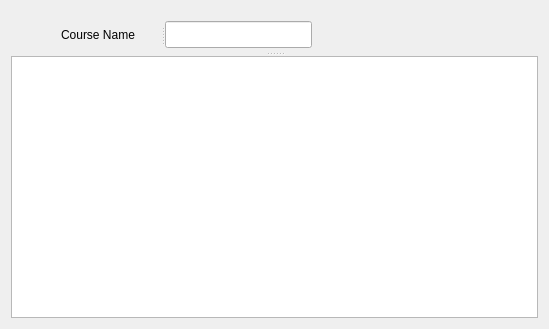
<?xml version="1.0" encoding="UTF-8"?>
<ui version="4.0">
 <class>Edit_Course</class>
 <widget class="QWidget" name="Edit_Course">
  <property name="geometry">
   <rect>
    <x>0</x>
    <y>0</y>
    <width>549</width>
    <height>329</height>
   </rect>
  </property>
  <property name="windowTitle">
   <string>Form</string>
  </property>
  <layout class="QGridLayout" name="gridLayout">
   <item row="0" column="0">
    <widget class="QSplitter" name="splitter_2">
     <property name="orientation">
      <enum>Qt::Vertical</enum>
     </property>
     <widget class="QFrame" name="frame">
      <property name="styleSheet">
       <string notr="true">QFrame#frame
{
border:none;
}</string>
      </property>
      <property name="frameShape">
       <enum>QFrame::StyledPanel</enum>
      </property>
      <property name="frameShadow">
       <enum>QFrame::Raised</enum>
      </property>
      <widget class="QSplitter" name="splitter">
       <property name="geometry">
        <rect>
         <x>50</x>
         <y>10</y>
         <width>251</width>
         <height>27</height>
        </rect>
       </property>
       <property name="orientation">
        <enum>Qt::Horizontal</enum>
       </property>
       <widget class="QLabel" name="label">
        <property name="text">
         <string>Course Name</string>
        </property>
       </widget>
       <widget class="QLineEdit" name="lineEdit"/>
      </widget>
     </widget>
     <widget class="QTableView" name="tableView"/>
    </widget>
   </item>
  </layout>
 </widget>
 <resources/>
 <connections/>
</ui>
